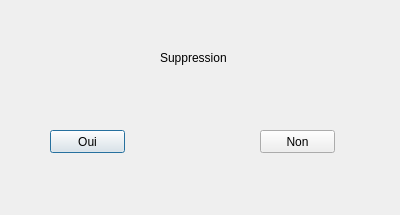
<?xml version="1.0" encoding="UTF-8"?>
<ui version="4.0">
 <class>suppression</class>
 <widget class="QDialog" name="suppression">
  <property name="geometry">
   <rect>
    <x>0</x>
    <y>0</y>
    <width>400</width>
    <height>215</height>
   </rect>
  </property>
  <property name="windowTitle">
   <string>Dialog</string>
  </property>
  <widget class="QPushButton" name="pushButton">
   <property name="geometry">
    <rect>
     <x>50</x>
     <y>130</y>
     <width>75</width>
     <height>23</height>
    </rect>
   </property>
   <property name="text">
    <string>Oui</string>
   </property>
  </widget>
  <widget class="QPushButton" name="pushButton_2">
   <property name="geometry">
    <rect>
     <x>260</x>
     <y>130</y>
     <width>75</width>
     <height>23</height>
    </rect>
   </property>
   <property name="text">
    <string>Non</string>
   </property>
  </widget>
  <widget class="QLabel" name="label">
   <property name="geometry">
    <rect>
     <x>160</x>
     <y>50</y>
     <width>121</width>
     <height>16</height>
    </rect>
   </property>
   <property name="text">
    <string>Suppression</string>
   </property>
  </widget>
 </widget>
 <resources/>
 <connections/>
</ui>
